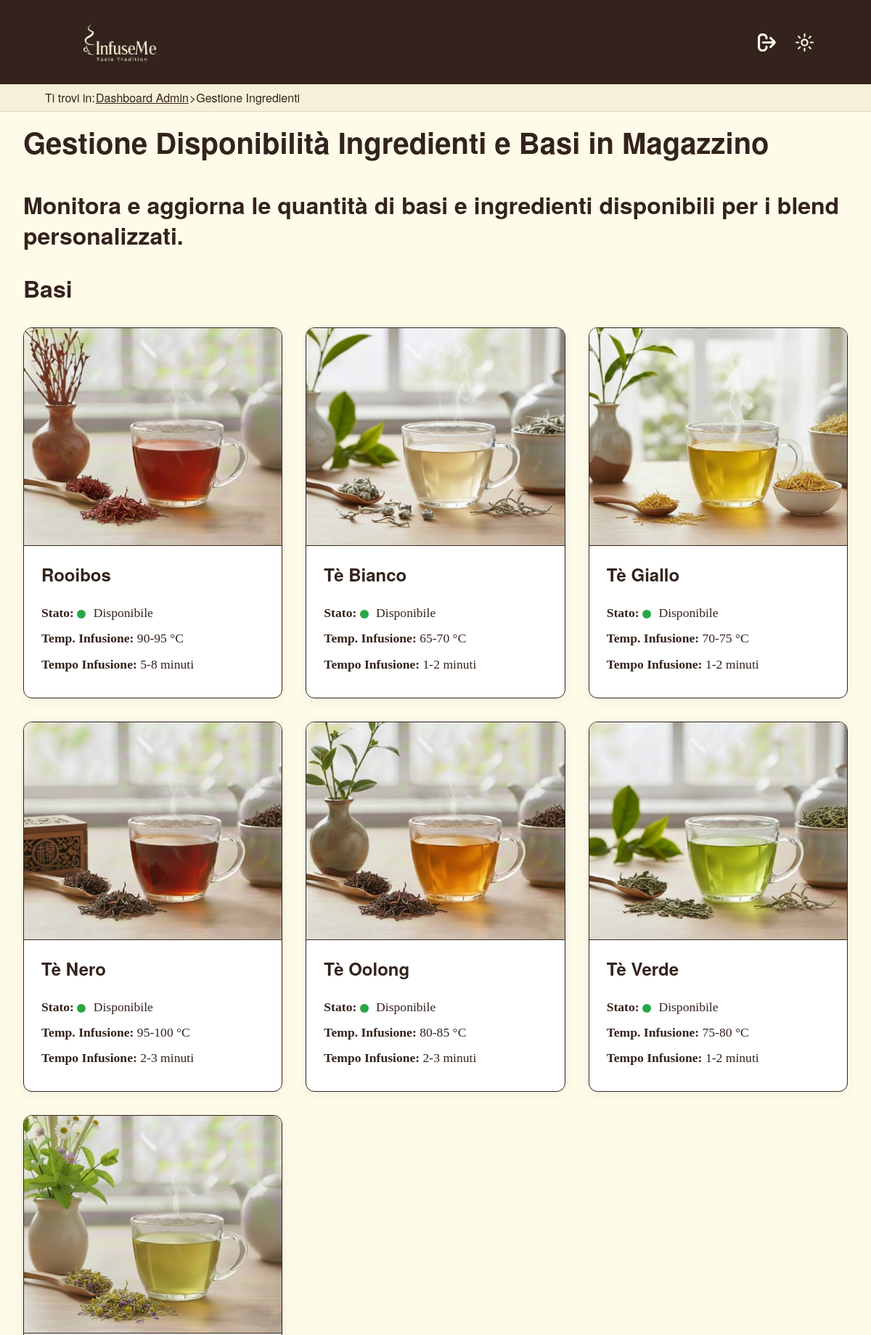
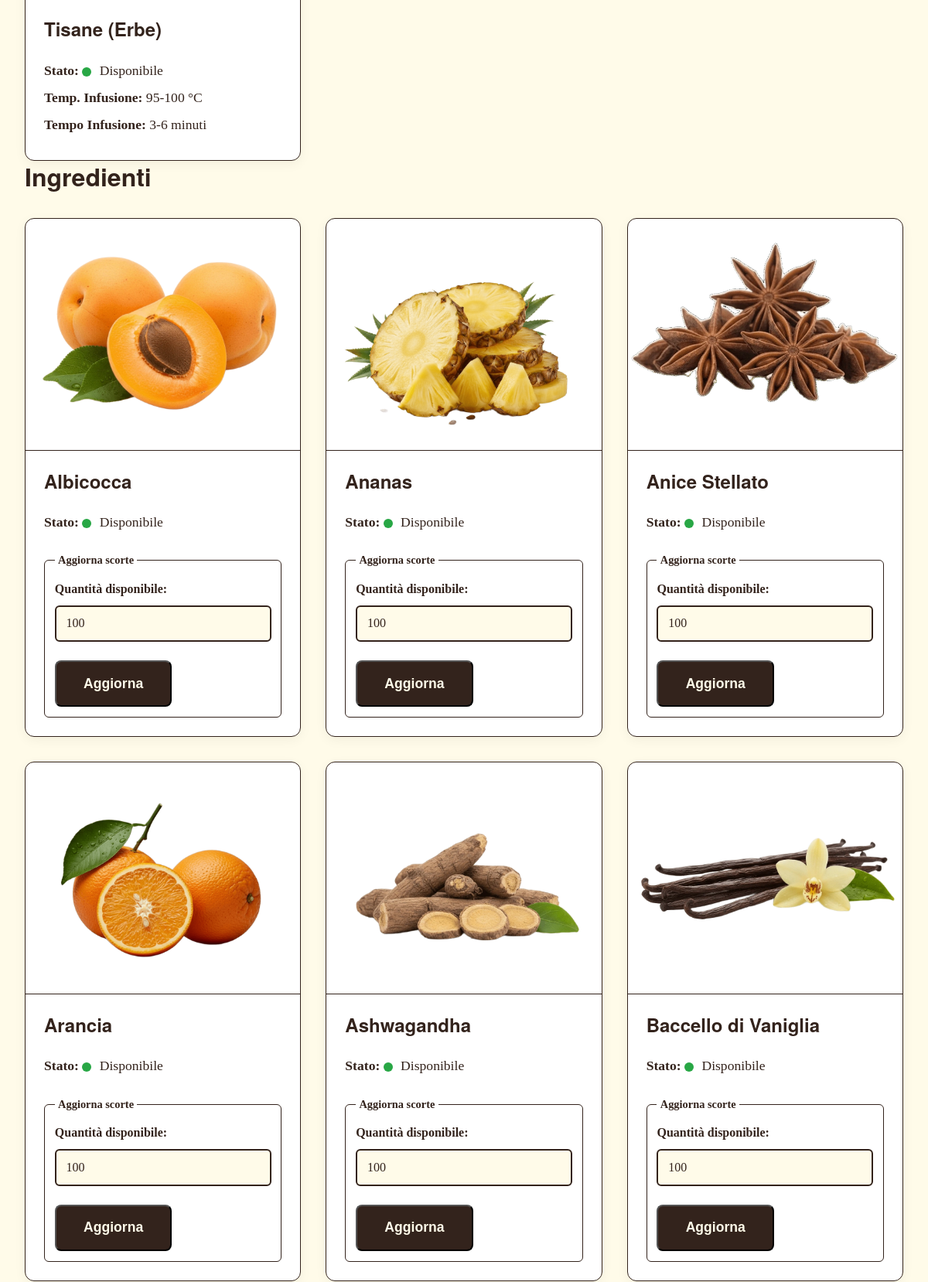
The app's page /gestioneIngredienti.php (signed in, upper part) with its own data (2 pictures, top to bottom).
### tables this page shows
CREATE TABLE base (
    id_base INT UNSIGNED AUTO_INCREMENT PRIMARY KEY,
    nome VARCHAR(150) NOT NULL UNIQUE,
    descrizione TEXT NULL,
    img_path VARCHAR(255) NULL,
    temperatura_infusione VARCHAR(50) NOT NULL,
    tempo_infusione VARCHAR(50) NOT NULL
);

CREATE TABLE ingrediente (
    id_ingrediente INT UNSIGNED AUTO_INCREMENT PRIMARY KEY, 
    nome VARCHAR(150) NOT NULL UNIQUE,
    descrizione TEXT NULL,
    tipo ENUM('frutto', 'spezia', 'fiore', 'dolcificante', 'note') NOT NULL,
    img_path VARCHAR(255) NULL,
    disponibile INT UNSIGNED NOT NULL DEFAULT 100
);

### src/gestioneIngredienti.php (the view, shortened to what this page needs)
<?php
require_once 'php/connessione.php';
try {
    $basi = $pdo->query("SELECT * FROM base ORDER BY nome ASC")->fetchAll();
    $ingredienti = $pdo->query("SELECT * FROM ingrediente ORDER BY nome ASC")->fetchAll();
} catch (PDOException $e) {
    die("Errore caricamento dati: " . $e->getMessage());
}
$basiHTML = '';
foreach ($basi as $base) {
    $imgTag = !empty($base['img_path'])
        ? '<img src="' . htmlspecialchars($base['img_path']) . '" alt="" class="user-card-img">'
        : '';
    $basiHTML .= '
    <article class="user-card">
        ' . $imgTag . '
        <div class="card-content">
            <h3>' . htmlspecialchars($base['nome']) . '</h3>
            <div class="admin-details">
                <p><strong>Stato: </strong>
                    <span class="stato-disponibile"></span> Disponibile
                </p>
                <p><strong>Temp. Infusione:</strong> ' . htmlspecialchars($base['temperatura_infusione']) . '</p>
                <p><strong>Tempo Infusione:</strong> ' . htmlspecialchars($base['tempo_infusione']) . '</p>
            </div>
        </div>
    </article>';
}
$ingredientiHTML = '';
foreach ($ingredienti as $ing) {
    $qtIng = isset($ing['disponibile']) ? $ing['disponibile'] : 0;
    $imgTag = !empty($ing['img_path'])
        ? '<img src="' . htmlspecialchars($ing['img_path']) . '" alt="" class="user-card-img">'
        : '';
    $statoHTML = $qtIng > 0
        ? '<span class="stato-disponibile"></span> Disponibile'
        : '<span class="stato-non-disponibile"></span> Esaurito';
    $ingredientiHTML .= '
    <article class="user-card">
        ' . $imgTag . '
        <div class="card-content">
            <h3>' . htmlspecialchars($ing['nome']) . '</h3>
            <div class="admin-details">
                <p><strong>Stato: </strong>' . $statoHTML . '</p>
            </div>
            <form method="POST" action="php/aggiornaDisponibilita.php">
                <input type="hidden" name="id" value="' . $ing['id_ingrediente'] . '">
                <input type="hidden" name="tipo" value="ingrediente">
                <fieldset>
                    <legend>Aggiorna scorte</legend>
                    <div class="input-group">
                        <label for="qta_ing' . $ing['id_ingrediente'] . '">Quantità disponibile:</label>
                        <input type="number"
                               id="qta_ing' . $ing['id_ingrediente'] . '"
                               name="quantita"
                               value="' . $qtIng . '"
                               min="0">
                    </div>
                    <input type="submit" class="bottone-primario" value="Aggiorna">
                </fieldset>
            </form>
        </div>
    </article>';
}
$menuHtml = '';
$templatePath = 'html/gestioneIngredienti.html';
if (file_exists($templatePath)) {
    $paginaHTML = file_get_contents($templatePath);
    $paginaHTML = str_replace('[menuVoci]', $menuHtml, $paginaHTML);
    $paginaHTML = str_replace('[BASI_CONTENT]', $basiHTML, $paginaHTML);
    $paginaHTML = str_replace('[INGREDIENTI_CONTENT]', $ingredientiHTML, $paginaHTML);
    echo $paginaHTML;
} else {
    die("Errore: Template gestioneIngredienti.html non trovato.");
}
?>

### src/css/mini.css (style rules this page uses)
@media screen and (min-width: 768px) { .container, .header-container { max-width: 720px; padding: 0 1.5em; } }
@media screen and (min-width: 1024px) { .container, .header-container { max-width: 960px; padding: 0 2em; } }
@media screen and (min-width: 1200px) { .container, .header-container { max-width: 1140px; } }
.header-container { display: flex; justify-content: space-between; align-items: center; flex-wrap: nowrap; gap: 2em; }
@media (max-width: 1200px) and (min-width: 1025px) { header { padding: 1em 0; } }
@media (max-width: 1200px) and (min-width: 1025px) { .header-container { padding: 0 40px; } }
@media (max-width: 1200px) and (min-width: 1025px) { .logo { width: 190px; height: 55px; } }
@media (max-width: 1200px) and (min-width: 1025px) { .header-utilities { gap: 0.5em; } }
@media (max-width: 1200px) and (min-width: 1025px) { header .icon-button { width: 44px; height: 44px; } }
@media (max-width: 1200px) and (min-width: 1025px) { header .icon-button svg { width: 25px; height: 25px; } }
@media (max-width: 1200px) and (min-width: 1025px) { .mobile-menu-wrapper .theme-toggle { background-color: transparent; } }

### src/css/print.css (style rules this page uses)
header, footer, nav, .skip-link, .hero-background, .hero-buttons, .fixed-filter-btn, .filter-panel, .sort-options-vertical, #noResults, .bottone-primario, .add-to-cart-icon, .slogan-section, .btn, .admin-actions, .riepilogo-mobile-overlay, .sidebar-config, .btn-reset-link, .btn-conferma, #form-blend, a.pulsante-torna-su, .back-to-top, #aggiungiCarrello { display: none; }
img { border: none; display: block; }
section { margin: 0; padding: 0; }
.user-grid { display: grid; grid-template-columns: 1fr 1fr; gap: 0.3cm; margin: 0; padding: 0; }
.user-card { display: flex; flex-direction: row; align-items: flex-start; justify-content: space-between; page-break-inside: avoid; break-inside: avoid; border: 0.5pt solid #000; border-radius: 2px; padding: 0.3cm; min-height: 3cm; box-sizing: border-box; }
.user-card .card-content { flex: 1; text-align: left; padding-right: 0.3cm; }
.admin-details { page-break-inside: avoid; break-inside: avoid; margin-top: 0.2cm; }
.admin-details p { margin: 0.1cm 0; font-size: 9pt; line-height: 1.2; }
.admin-details strong { font-weight: 700; font-size: 9pt; }
.user-card .user-card-img { width: 3.5cm; height: auto; max-height: 3cm; object-fit: contain; flex-shrink: 0; margin: 0; }
main#main-content { margin: 0; padding: 0.3cm; max-width: 100%; }

### records on screen
base: img_path (picture), nome "Rooibos", temperatura_infusione "90-95 °C", tempo_infusione "5-8 minuti"
base: img_path (picture), nome "Tè Bianco", temperatura_infusione "65-70 °C", tempo_infusione "1-2 minuti"
base: img_path (picture), nome "Tè Giallo", temperatura_infusione "70-75 °C", tempo_infusione "1-2 minuti"
base: img_path (picture), nome "Tè Nero", temperatura_infusione "95-100 °C", tempo_infusione "2-3 minuti"
base: img_path (picture), nome "Tè Oolong", temperatura_infusione "80-85 °C", tempo_infusione "2-3 minuti"
base: img_path (picture), nome "Tè Verde", temperatura_infusione "75-80 °C", tempo_infusione "1-2 minuti"
base: img_path (picture), nome "Tisane (Erbe)", temperatura_infusione "95-100 °C", tempo_infusione "3-6 minuti"
ingrediente: img_path (picture), nome "Albicocca", shows "Disponibile", quantita "100"
ingrediente: img_path (picture), nome "Ananas", shows "Disponibile", quantita "100"
ingrediente: img_path (picture), nome "Anice Stellato", shows "Disponibile", quantita "100"
ingrediente: img_path (picture), nome "Arancia", shows "Disponibile", quantita "100"
ingrediente: img_path (picture), nome "Ashwagandha", shows "Disponibile", quantita "100"
ingrediente: img_path (picture), nome "Baccello di Vaniglia", shows "Disponibile", quantita "100"
